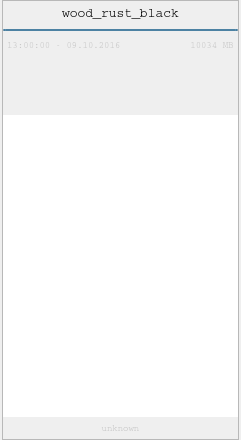
<?xml version="1.0" encoding="UTF-8"?>
<ui version="4.0">
 <class>Form</class>
 <widget class="QWidget" name="Form">
  <property name="geometry">
   <rect>
    <x>0</x>
    <y>0</y>
    <width>241</width>
    <height>440</height>
   </rect>
  </property>
  <property name="minimumSize">
   <size>
    <width>241</width>
    <height>0</height>
   </size>
  </property>
  <property name="windowTitle">
   <string>Form</string>
  </property>
  <layout class="QVBoxLayout" name="verticalLayout">
   <property name="spacing">
    <number>0</number>
   </property>
   <property name="leftMargin">
    <number>2</number>
   </property>
   <property name="topMargin">
    <number>0</number>
   </property>
   <property name="rightMargin">
    <number>2</number>
   </property>
   <property name="bottomMargin">
    <number>0</number>
   </property>
   <item>
    <widget class="QFrame" name="frame">
     <property name="minimumSize">
      <size>
       <width>0</width>
       <height>0</height>
      </size>
     </property>
     <property name="maximumSize">
      <size>
       <width>16666</width>
       <height>16777215</height>
      </size>
     </property>
     <property name="font">
      <font>
       <family>Courier</family>
      </font>
     </property>
     <property name="styleSheet">
      <string notr="true"/>
     </property>
     <property name="frameShape">
      <enum>QFrame::StyledPanel</enum>
     </property>
     <property name="frameShadow">
      <enum>QFrame::Raised</enum>
     </property>
     <layout class="QVBoxLayout" name="verticalLayout_2">
      <property name="spacing">
       <number>0</number>
      </property>
      <property name="margin">
       <number>0</number>
      </property>
      <item>
       <widget class="QWidget" name="wgMeta" native="true">
        <layout class="QVBoxLayout" name="verticalLayout_3">
         <property name="spacing">
          <number>4</number>
         </property>
         <property name="margin">
          <number>0</number>
         </property>
         <item>
          <layout class="QHBoxLayout" name="horizontalLayout_2">
           <property name="bottomMargin">
            <number>0</number>
           </property>
           <item>
            <widget class="QLabel" name="lblTitle">
             <property name="minimumSize">
              <size>
               <width>0</width>
               <height>24</height>
              </size>
             </property>
             <property name="maximumSize">
              <size>
               <width>16777215</width>
               <height>32</height>
              </size>
             </property>
             <property name="font">
              <font>
               <family>MS Shell Dlg 2</family>
               <pointsize>10</pointsize>
               <weight>50</weight>
               <bold>false</bold>
              </font>
             </property>
             <property name="toolTip">
              <string>File Name</string>
             </property>
             <property name="text">
              <string>wood_rust_black</string>
             </property>
             <property name="alignment">
              <set>Qt::AlignCenter</set>
             </property>
            </widget>
           </item>
          </layout>
         </item>
         <item>
          <widget class="QProgressBar" name="progressBar">
           <property name="maximumSize">
            <size>
             <width>16777215</width>
             <height>2</height>
            </size>
           </property>
           <property name="value">
            <number>100</number>
           </property>
           <property name="textVisible">
            <bool>false</bool>
           </property>
          </widget>
         </item>
         <item>
          <layout class="QHBoxLayout" name="horizontalLayout">
           <property name="leftMargin">
            <number>4</number>
           </property>
           <property name="rightMargin">
            <number>4</number>
           </property>
           <property name="bottomMargin">
            <number>0</number>
           </property>
           <item>
            <widget class="QLabel" name="lblDate">
             <property name="minimumSize">
              <size>
               <width>0</width>
               <height>0</height>
              </size>
             </property>
             <property name="font">
              <font>
               <pointsize>7</pointsize>
              </font>
             </property>
             <property name="toolTip">
              <string>Date Modified</string>
             </property>
             <property name="styleSheet">
              <string notr="true">color: rgb(198, 198, 198);</string>
             </property>
             <property name="text">
              <string>13:00:00 - 09.10.2016 </string>
             </property>
             <property name="alignment">
              <set>Qt::AlignCenter</set>
             </property>
            </widget>
           </item>
           <item>
            <spacer name="horizontalSpacer">
             <property name="orientation">
              <enum>Qt::Horizontal</enum>
             </property>
             <property name="sizeHint" stdset="0">
              <size>
               <width>40</width>
               <height>20</height>
              </size>
             </property>
            </spacer>
           </item>
           <item>
            <widget class="QLabel" name="lblSize">
             <property name="maximumSize">
              <size>
               <width>16777215</width>
               <height>16777215</height>
              </size>
             </property>
             <property name="font">
              <font>
               <pointsize>7</pointsize>
              </font>
             </property>
             <property name="toolTip">
              <string>File Size</string>
             </property>
             <property name="styleSheet">
              <string notr="true">color: rgb(198, 198, 198);</string>
             </property>
             <property name="text">
              <string>10034 MB</string>
             </property>
             <property name="alignment">
              <set>Qt::AlignCenter</set>
             </property>
            </widget>
           </item>
          </layout>
         </item>
        </layout>
       </widget>
      </item>
      <item>
       <widget class="QWidget" name="wgSnapshotImg" native="true">
        <layout class="QVBoxLayout" name="verticalLayout_5">
         <property name="spacing">
          <number>0</number>
         </property>
         <property name="margin">
          <number>0</number>
         </property>
         <item>
          <layout class="QHBoxLayout" name="layPreviewImg">
           <property name="topMargin">
            <number>4</number>
           </property>
           <property name="bottomMargin">
            <number>5</number>
           </property>
           <item>
            <spacer name="horizontalSpacer_2">
             <property name="orientation">
              <enum>Qt::Horizontal</enum>
             </property>
             <property name="sizeHint" stdset="0">
              <size>
               <width>40</width>
               <height>20</height>
              </size>
             </property>
            </spacer>
           </item>
           <item>
            <widget class="QPushButton" name="btnPreviewImg">
             <property name="maximumSize">
              <size>
               <width>166666</width>
               <height>166666</height>
              </size>
             </property>
             <property name="text">
              <string/>
             </property>
             <property name="icon">
              <iconset resource="../../../img/img.qrc">
               <normaloff>:/lbl/lbl/default.png</normaloff>:/lbl/lbl/default.png</iconset>
             </property>
             <property name="iconSize">
              <size>
               <width>200</width>
               <height>200</height>
              </size>
             </property>
             <property name="autoDefault">
              <bool>false</bool>
             </property>
             <property name="default">
              <bool>false</bool>
             </property>
             <property name="flat">
              <bool>true</bool>
             </property>
            </widget>
           </item>
           <item>
            <spacer name="horizontalSpacer_3">
             <property name="orientation">
              <enum>Qt::Horizontal</enum>
             </property>
             <property name="sizeHint" stdset="0">
              <size>
               <width>40</width>
               <height>20</height>
              </size>
             </property>
            </spacer>
           </item>
          </layout>
         </item>
         <item>
          <widget class="QWidget" name="wgSnapshot" native="true">
           <layout class="QHBoxLayout" name="layPreviewBtn">
            <property name="leftMargin">
             <number>0</number>
            </property>
            <property name="topMargin">
             <number>4</number>
            </property>
            <property name="rightMargin">
             <number>0</number>
            </property>
            <property name="bottomMargin">
             <number>4</number>
            </property>
            <item>
             <widget class="QPushButton" name="btnScreenshot">
              <property name="minimumSize">
               <size>
                <width>0</width>
                <height>0</height>
               </size>
              </property>
              <property name="maximumSize">
               <size>
                <width>20</width>
                <height>20</height>
               </size>
              </property>
              <property name="toolTip">
               <string>Screenshot</string>
              </property>
              <property name="text">
               <string/>
              </property>
              <property name="icon">
               <iconset resource="../../../img/img.qrc">
                <normaloff>:/btn/btn/btn_camera.png</normaloff>:/btn/btn/btn_camera.png</iconset>
              </property>
              <property name="iconSize">
               <size>
                <width>20</width>
                <height>20</height>
               </size>
              </property>
              <property name="flat">
               <bool>true</bool>
              </property>
             </widget>
            </item>
            <item>
             <widget class="QPushButton" name="btnSnapshotViewport">
              <property name="minimumSize">
               <size>
                <width>0</width>
                <height>0</height>
               </size>
              </property>
              <property name="maximumSize">
               <size>
                <width>20</width>
                <height>20</height>
               </size>
              </property>
              <property name="toolTip">
               <string>Viewport</string>
              </property>
              <property name="text">
               <string/>
              </property>
              <property name="icon">
               <iconset resource="../../../img/img.qrc">
                <normaloff>:/shelf/software/maya/shelf/shelf_viewport.png</normaloff>:/shelf/software/maya/shelf/shelf_viewport.png</iconset>
              </property>
              <property name="iconSize">
               <size>
                <width>20</width>
                <height>20</height>
               </size>
              </property>
              <property name="flat">
               <bool>true</bool>
              </property>
             </widget>
            </item>
            <item>
             <widget class="QPushButton" name="btnSnapshotRender">
              <property name="minimumSize">
               <size>
                <width>0</width>
                <height>0</height>
               </size>
              </property>
              <property name="maximumSize">
               <size>
                <width>20</width>
                <height>20</height>
               </size>
              </property>
              <property name="toolTip">
               <string>Render</string>
              </property>
              <property name="text">
               <string/>
              </property>
              <property name="icon">
               <iconset>
                <normaloff>:/shelf/software/maya/shelf/shelf_render_high.png</normaloff>:/shelf/software/maya/shelf/shelf_render_high.png</iconset>
              </property>
              <property name="iconSize">
               <size>
                <width>20</width>
                <height>20</height>
               </size>
              </property>
              <property name="flat">
               <bool>true</bool>
              </property>
             </widget>
            </item>
           </layout>
          </widget>
         </item>
        </layout>
       </widget>
      </item>
      <item>
       <widget class="QWidget" name="wgComment" native="true">
        <layout class="QVBoxLayout" name="verticalLayout_4">
         <property name="spacing">
          <number>4</number>
         </property>
         <property name="leftMargin">
          <number>0</number>
         </property>
         <property name="topMargin">
          <number>0</number>
         </property>
         <property name="rightMargin">
          <number>0</number>
         </property>
         <property name="bottomMargin">
          <number>4</number>
         </property>
         <item>
          <widget class="QPlainTextEdit" name="edtComment">
           <property name="font">
            <font>
             <family>MS Shell Dlg 2</family>
             <weight>50</weight>
             <bold>false</bold>
            </font>
           </property>
           <property name="styleSheet">
            <string notr="true">color: rgb(198, 198, 198);</string>
           </property>
           <property name="frameShape">
            <enum>QFrame::NoFrame</enum>
           </property>
           <property name="frameShadow">
            <enum>QFrame::Plain</enum>
           </property>
          </widget>
         </item>
         <item>
          <layout class="QHBoxLayout" name="horizontalLayout_3">
           <property name="leftMargin">
            <number>4</number>
           </property>
           <property name="rightMargin">
            <number>4</number>
           </property>
           <property name="bottomMargin">
            <number>0</number>
           </property>
           <item>
            <widget class="QLabel" name="lblSoftwareIcon">
             <property name="maximumSize">
              <size>
               <width>16</width>
               <height>16</height>
              </size>
             </property>
             <property name="text">
              <string/>
             </property>
             <property name="scaledContents">
              <bool>true</bool>
             </property>
            </widget>
           </item>
           <item>
            <widget class="QLabel" name="lblUser">
             <property name="font">
              <font>
               <pointsize>7</pointsize>
              </font>
             </property>
             <property name="toolTip">
              <string>User Name</string>
             </property>
             <property name="styleSheet">
              <string notr="true">color: rgb(198, 198, 198);</string>
             </property>
             <property name="text">
              <string>unknown</string>
             </property>
             <property name="alignment">
              <set>Qt::AlignCenter</set>
             </property>
            </widget>
           </item>
           <item>
            <widget class="QLabel" name="lblUserIcon">
             <property name="maximumSize">
              <size>
               <width>16</width>
               <height>16</height>
              </size>
             </property>
             <property name="text">
              <string/>
             </property>
             <property name="scaledContents">
              <bool>true</bool>
             </property>
            </widget>
           </item>
          </layout>
         </item>
        </layout>
       </widget>
      </item>
     </layout>
    </widget>
   </item>
  </layout>
 </widget>
 <resources>
  <include location="../../../img/img.qrc"/>
 </resources>
 <connections/>
</ui>
